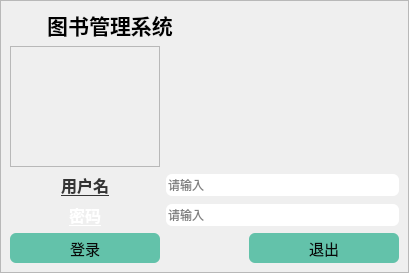
<?xml version="1.0" encoding="UTF-8"?>
<ui version="4.0">
 <class>login</class>
 <widget class="QWidget" name="login">
  <property name="geometry">
   <rect>
    <x>0</x>
    <y>0</y>
    <width>409</width>
    <height>273</height>
   </rect>
  </property>
  <property name="minimumSize">
   <size>
    <width>400</width>
    <height>200</height>
   </size>
  </property>
  <property name="windowTitle">
   <string>login</string>
  </property>
  <property name="windowIcon">
   <iconset resource="res.qrc">
    <normaloff>:/Image_2/image_main.png</normaloff>:/Image_2/image_main.png</iconset>
  </property>
  <property name="toolTip">
   <string>登录窗口</string>
  </property>
  <property name="layoutDirection">
   <enum>Qt::LeftToRight</enum>
  </property>
  <property name="autoFillBackground">
   <bool>false</bool>
  </property>
  <property name="styleSheet">
   <string notr="true"/>
  </property>
  <layout class="QGridLayout" name="gridLayout">
   <property name="leftMargin">
    <number>0</number>
   </property>
   <property name="topMargin">
    <number>0</number>
   </property>
   <property name="rightMargin">
    <number>0</number>
   </property>
   <property name="bottomMargin">
    <number>0</number>
   </property>
   <property name="spacing">
    <number>0</number>
   </property>
   <item row="2" column="0">
    <widget class="QFrame" name="frame">
     <property name="accessibleName">
      <string>&lt;html&gt;&lt;head/&gt;&lt;body&gt;&lt;p&gt;&lt;br/&gt;&lt;/p&gt;&lt;/body&gt;&lt;/html&gt;</string>
     </property>
     <property name="styleSheet">
      <string notr="true">#frame{
	border-image: url(:/Image_2/image_main.png);
}</string>
     </property>
     <property name="frameShape">
      <enum>QFrame::StyledPanel</enum>
     </property>
     <property name="frameShadow">
      <enum>QFrame::Raised</enum>
     </property>
     <layout class="QGridLayout" name="gridLayout_2">
      <item row="9" column="1" colspan="2">
       <widget class="QLineEdit" name="le_username">
        <property name="enabled">
         <bool>true</bool>
        </property>
        <property name="styleSheet">
         <string notr="true">QLineEdit{border:2px;min-height:22;border-radius:6;
}</string>
        </property>
        <property name="text">
         <string/>
        </property>
        <property name="placeholderText">
         <string>请输入</string>
        </property>
       </widget>
      </item>
      <item row="14" column="0">
       <widget class="QPushButton" name="bt_login">
        <property name="minimumSize">
         <size>
          <width>150</width>
          <height>30</height>
         </size>
        </property>
        <property name="maximumSize">
         <size>
          <width>300</width>
          <height>300</height>
         </size>
        </property>
        <property name="font">
         <font>
          <family>Agency FB</family>
          <pointsize>11</pointsize>
          <weight>50</weight>
          <italic>false</italic>
          <bold>false</bold>
         </font>
        </property>
        <property name="styleSheet">
         <string notr="true">QPushButton{
	border-radius:6;
	font: 11pt &quot;Agency FB&quot;;
	background-color: #63c2aa;
	color: rgb(8, 8, 8);
}

</string>
        </property>
        <property name="text">
         <string>登录</string>
        </property>
        <property name="checkable">
         <bool>false</bool>
        </property>
       </widget>
      </item>
      <item row="14" column="2">
       <widget class="QPushButton" name="bt_exit">
        <property name="minimumSize">
         <size>
          <width>150</width>
          <height>30</height>
         </size>
        </property>
        <property name="font">
         <font>
          <family>Agency FB</family>
          <pointsize>11</pointsize>
          <weight>50</weight>
          <italic>false</italic>
          <bold>false</bold>
          <underline>false</underline>
         </font>
        </property>
        <property name="styleSheet">
         <string notr="true">QPushButton{
	border-radius:6;
	font: 11pt &quot;Agency FB&quot;;
	background-color: #63c2aa;
	color: rgb(8, 8, 8);
}
</string>
        </property>
        <property name="text">
         <string>退出</string>
        </property>
       </widget>
      </item>
      <item row="1" column="0">
       <widget class="QFrame" name="frame_2">
        <property name="frameShape">
         <enum>QFrame::StyledPanel</enum>
        </property>
        <property name="frameShadow">
         <enum>QFrame::Raised</enum>
        </property>
       </widget>
      </item>
      <item row="8" column="1" colspan="2">
       <widget class="QLineEdit" name="le_password">
        <property name="styleSheet">
         <string notr="true">QLineEdit{border:2px;min-height:22;border-radius:6;
	border-color: #2f3441
}</string>
        </property>
        <property name="inputMask">
         <string/>
        </property>
        <property name="text">
         <string/>
        </property>
        <property name="echoMode">
         <enum>QLineEdit::Password</enum>
        </property>
        <property name="placeholderText">
         <string>请输入</string>
        </property>
       </widget>
      </item>
      <item row="9" column="0">
       <widget class="QLabel" name="lb_password">
        <property name="font">
         <font>
          <family>Agency FB</family>
          <pointsize>12</pointsize>
          <weight>75</weight>
          <bold>true</bold>
          <underline>true</underline>
         </font>
        </property>
        <property name="styleSheet">
         <string notr="true">color: rgb(255, 255, 255);</string>
        </property>
        <property name="text">
         <string>密码</string>
        </property>
        <property name="alignment">
         <set>Qt::AlignCenter</set>
        </property>
       </widget>
      </item>
      <item row="8" column="0">
       <widget class="QLabel" name="lb_username">
        <property name="font">
         <font>
          <family>Agency FB</family>
          <pointsize>12</pointsize>
          <weight>75</weight>
          <bold>true</bold>
          <underline>true</underline>
         </font>
        </property>
        <property name="styleSheet">
         <string notr="true">color: rgb(52, 52, 52);
</string>
        </property>
        <property name="text">
         <string>用户名</string>
        </property>
        <property name="alignment">
         <set>Qt::AlignCenter</set>
        </property>
       </widget>
      </item>
      <item row="0" column="0" colspan="2">
       <widget class="QLabel" name="label_3">
        <property name="minimumSize">
         <size>
          <width>150</width>
          <height>30</height>
         </size>
        </property>
        <property name="maximumSize">
         <size>
          <width>200</width>
          <height>30</height>
         </size>
        </property>
        <property name="font">
         <font>
          <family>Agency FB</family>
          <pointsize>16</pointsize>
          <weight>75</weight>
          <bold>true</bold>
         </font>
        </property>
        <property name="text">
         <string>图书管理系统</string>
        </property>
        <property name="scaledContents">
         <bool>false</bool>
        </property>
        <property name="alignment">
         <set>Qt::AlignCenter</set>
        </property>
       </widget>
      </item>
     </layout>
    </widget>
   </item>
  </layout>
 </widget>
 <resources>
  <include location="res.qrc"/>
 </resources>
 <connections/>
</ui>
